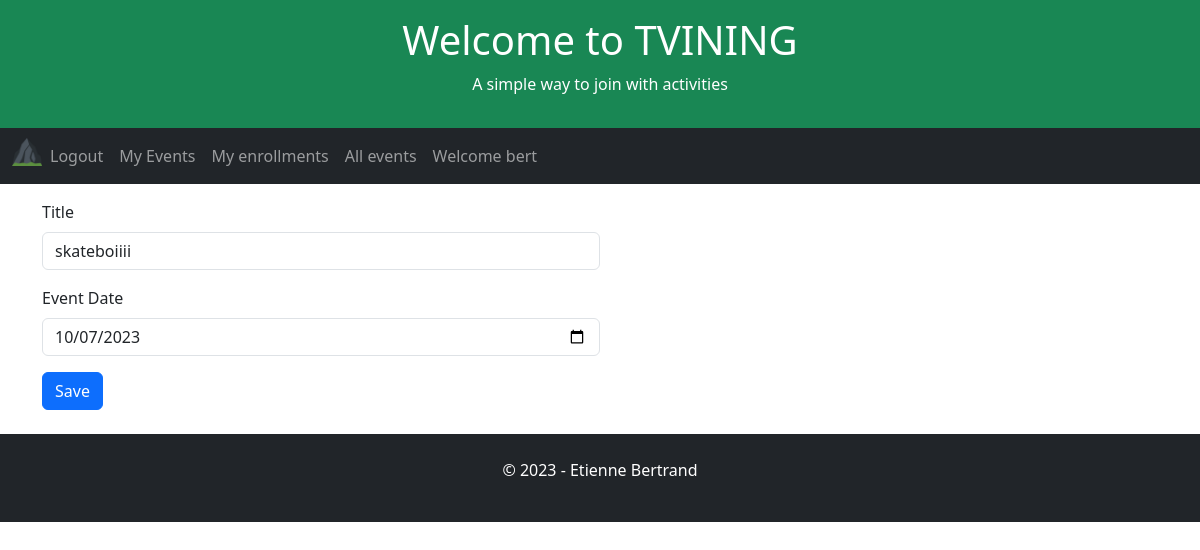
The page /event/40 (signed in) on the database as committed earlier.
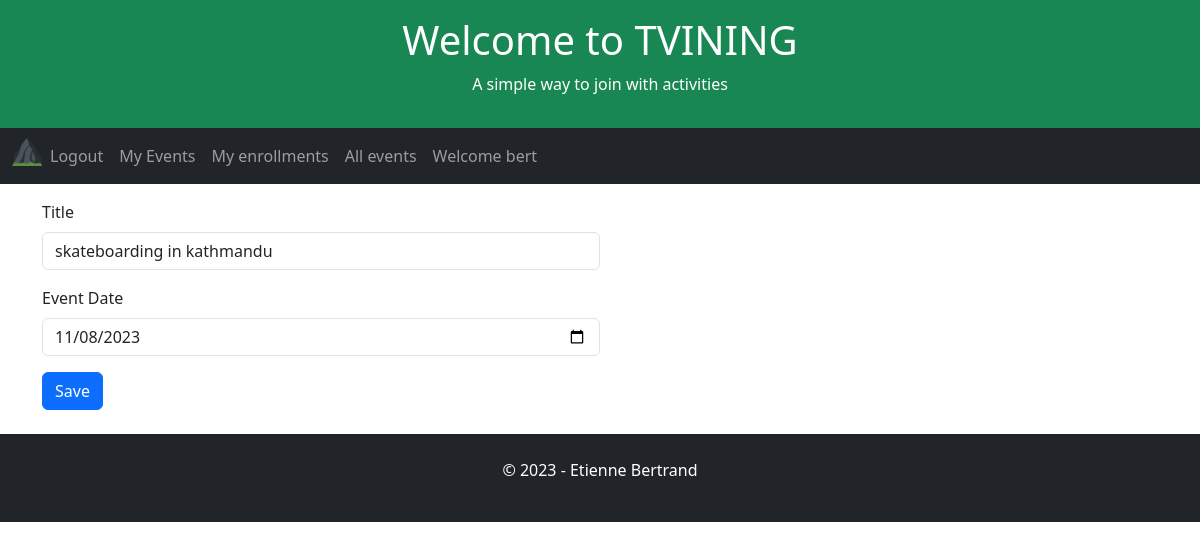
The same page on the database as committed later.
### app/models.py (models this page shows, shortened)
class Event(db.Model):
    id = db.Column(db.Integer, primary_key=True)
    user_id = db.Column(db.Integer, db.ForeignKey('user.id', name='fk_event_user'), nullable=False)
    title = db.Column(db.String(255), nullable=False)
    date = db.Column(db.DateTime, index=True, default=datetime.utcnow)

### app/routes.py (the view)
@app.route('/event', methods=['POST', 'GET'])
@app.route('/event/<event_id>', methods=['POST', 'GET'])
@login_required
def event(event_id=0):
    global appName, appSlogan, appTitle, db
    form = EventForm()
    form_data = request.form
    print(request)
    if request.method == 'POST':
        if event_id == 0 and form_data['eventMethod'] != 'delete':
            print('je insert')
            new_event = Event(title=form.title.data, date=datetime.strptime((request.form['date']), '%Y-%m-%d'), user_id=current_user.id)
            db.session.add(new_event)
            db.session.commit()
            flash('Event created successfully!', 'success')
            return redirect('/user-events')
        elif form_data['eventMethod'] == 'delete':
            print('je delete')
            event_id_to_delete = form_data['theEventId']
            event_to_delete = Event.query.filter(Event.id == event_id_to_delete).first()
            enrollments_to_delete = Enrollment.query.filter(Enrollment.event_id == event_id_to_delete ).all()
            for enrollment in enrollments_to_delete:
                db.session.delete(enrollment)
                db.session.commit()
            db.session.delete(event_to_delete)
            db.session.commit()
            return redirect('/user-events')
        elif event_id != 0:
            print('je update')
            form = Event.query.get(event_id)
            print(request.form)
            form.title = (request.form['title'])
            form.date = datetime.strptime((request.form['date']), '%Y-%m-%d')
            print(request.form['title'])
            db.session.commit()
            return redirect('/user-events')
    elif request.method == 'GET':
        if event_id == 0:
            print('je get ajout')
        else:
            print('je get update' + str(event_id))
            currentEvent = db.session.query(
            Event.user_id,
            Event.id,
            Event.date,
            Event.title,
            ).filter(
            Event.id == event_id
            ).first()
            form.title.data = currentEvent.title
            form.date.data = currentEvent.date
            print(currentEvent)
            print(currentEvent.date)
        return render_template('event.html',appName=appName, appTitle=appTitle, appSlogan=appSlogan, form=form)

### app/forms.py
class EventForm(FlaskForm):
    title = StringField('Title', validators=[DataRequired()])
    date = DateField('Event Date', format='%m/%d/%Y', validators=[DataRequired()])
    submit = SubmitField('Created')

### app/models.py (called while the page is built)
@login.user_loader
def load_user(id):
    return User.query.get(int(id))

### app/templates/event.html (shortened to what this page needs)
{% extends "home.html" %}
{% block content %}
<form action="" method="post">
    <div class="mb-3 mt-3 w-50">
        {{ form.title.label(class_='form-label') }}
        {{ form.title(size=32, class_='form-control', placeholder='Enter title') }}
    </div>
    <div class="mb-3 mt-3 w-50">
        {{ form.date.label(class_='form-label') }}
        {{ form.date(size=32, class_='form-control', placeholder='Enter date') }}
    </div>
    <button type="submit" name="submit" class="btn btn-primary" value="Sign In">Save</button>
</form>
{% endblock %}

Rows that differ between the two databases and show on the page:
changed Event: title "skateboiiii" → "skateboarding in kathmandu"; date "10/07/2023" → "11/08/2023"
